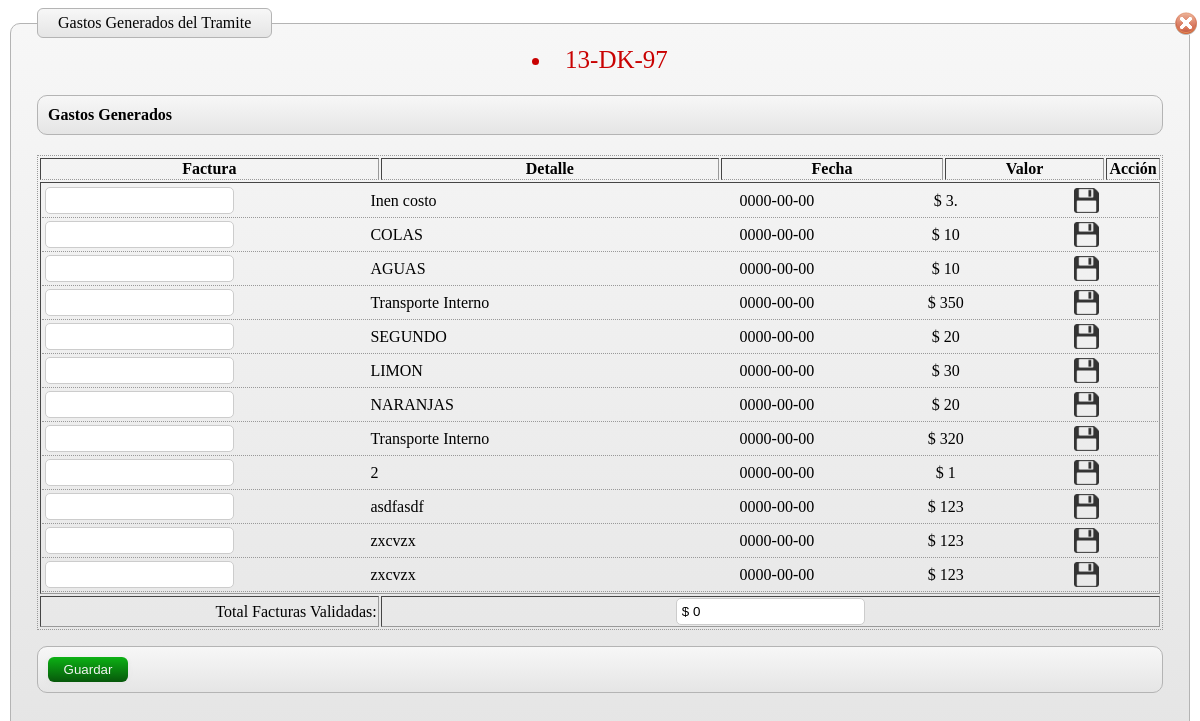
The page /includes/popup/facturas.php?codigo=13-DK-97 on the database its author committed.
### tables this page shows
CREATE TABLE IF NOT EXISTS `dnk_documento_gasto` (
  `id` int(10) unsigned NOT NULL AUTO_INCREMENT,
  `DNK_DOCUMENTO_codigo` varchar(20) NOT NULL,
  `factura` varchar(60) NOT NULL,
  `fecha` date NOT NULL,
  `descripcion` varchar(255) DEFAULT NULL,
  `valor` varchar(20) DEFAULT NULL,
  PRIMARY KEY (`id`),
  KEY `DOCUMENTO_GASTO_FKIndex1` (`DNK_DOCUMENTO_codigo`)
);

### includes/database.inc.php (called while the page is built, shortened)
<?php
class database {
	var $db = null;
	function database(){
		$this->db = new mysqli(HOST_NAME, USER_NAME, USER_PASSWD, DB_NAME);
		$this->db->query("SET NAMES 'utf8'");
		return $this->db;
	}
	function query( $query ){
		$obj = $this->db->query($query);
		return $obj;
	}
}
?>

### includes/popup/facturas.php (the view, shortened to what this page needs)
<?php
        include_once("../database.inc.php");
	$dbmysql = new database();
?>
<?php
echo formulario_gasto();
function formulario_gasto(){
    global $dbmysql;
     $codigo_doc=$_GET['codigo'];
     $codigo_proceso=$_GET['codigo_proceso'];
     $subtotal=0;
     $retval='<form id="form-1" action="?modulo=tramites&op=insertfactura" method="post">
                <fieldset>
                    <legend>Gastos Generados del Tramite</legend>
                    <div id="cerrar_ventana"><a href="javascript:void(0);" title="Cerrar" onclick="popupCssHide();"><img src="images/001_05.gif"></a></div>';
            $retval .='<div id="css_codigo" align="center">
                        <li><a><input type="hidden" id="codigo"  name="codigo" value="'.$codigo_doc.'"/>'.$codigo_doc.'</a></li>
                    </div>
                    <ol>
                    <div>
                        <label class="rotulo"><strong>Gastos Generados</strong></label>
                    </div>
                    </ol>
                    ';
                $sql="SELECT *FROM `dnk_documento_gasto` WHERE DNK_DOCUMENTO_codigo='$codigo_doc'";
                $rows1 = $dbmysql->query($sql);
        $retval .='<div class="settings">
                        <table width="100%" border="1" style="border:dotted;border-color:#999; border-width:0.5px" align="center">
                            <tr align="center" >
                              <td width="32%" style="border-bottom-style:dotted;border-bottom-width:0.5px; border-bottom-color:#999"><strong>Factura</strong></td>
                              <td width="32%" style="border-bottom-style:dotted;border-bottom-width:0.5px; border-bottom-color:#999"><strong>Detalle</strong></td>
                              <td width="21%" style="border-bottom-style:dotted;border-bottom-width:0.5px; border-bottom-color:#999"><strong>Fecha</strong></td>
                              <td width="15%" style="border-bottom-style:dotted;border-bottom-width:0.5px; border-bottom-color:#999"><strong>Valor</strong></td>
                              <td width="15%" style="border-bottom-style:dotted;border-bottom-width:0.5px; border-bottom-color:#999"><strong>Acción</strong></td>
                            </tr>
                            <tr style="font-size:12px;vertical-align: inherit;">
                                    <td colspan="5"><div id="mostrargastosgenerados">';
                    while ( $row1=$rows1->fetch_object() ){
                        $factura=$row1->factura;
                        $guardar=($factura!='')?'':'<a href="#" title="Guardar" onclick="xajax_xactualizafactura(\''.$codigo_doc.'\',document.getElementById(\'factura\').value,\''.$row1->id.'\');return false"><img src="images/save.png" width="25px"></a>';
                      $retval .='<table width="100%"  style="margin:0;padding:0;border-bottom-style:dotted;border-bottom-width:1px; border-bottom-color:#999">
                                    <tr>
                                      <td width="180"><input name="factura" id="factura" type="text" value="'.$factura.'" required/></td>
                                      <td width="180">'.$row1->descripcion.'</td>
                                      <td width="113"><div align="center">'.$row1->fecha.'</div></td>
                                      <td width="80" align="center">$ '.$row1->valor.'</td>
                                      <td width="80" align="center">'.$guardar.'</td>
                                    </tr>
                                  </table>
                                  ';
                      $subtotal=($factura!='')?$subtotal+$row1->valor:$subtotal;
                    }
          $retval .='</div><div id="mostrargastos"></div>
                                    </td>
                                  </tr>
                                  <tr>
                                    <td align="right">Total Facturas Validadas:</td>
                                    <td align="center" colspan="4"><input name="subtotal" id="subtotal" type="text" value="$ '.$subtotal.'" readonly="readonly" /></td>
                                 </tr>
                                </table></div>';
          if($codigo_proceso==''){
                $retval .='<ol class="buttons">
                            <input type="hidden" name="codigo_tramite" id="codigo_tramite" value="'.$codigo_doc.'"/>
                             <li><input type="submit" class="button" value="Guardar" /></li>
                           </ol>';
          }
          $retval .='</fieldset>
            </form>';
       return $retval;
     }
?>

### includes/popup/facturas.php (style rules this page uses)
input:not([type=checkbox]), textarea { padding: 5px; border: 1px solid #ccc; -moz-border-radius: 5px; -webkit-border-radius: 5px; }
form fieldset { padding: 26px; border: 1px solid #b4b4b4; -moz-border-radius: 10px; -webkit-border-radius: 10px; }
form legend { padding: 5px 20px 5px 20px; color: #030303; -moz-border-radius: 6px; -webkit-border-radius: 6px; border: 1px solid #b4b4b4; }
form ol { list-style: none; margin-bottom: 20px; border: 1px solid #b4b4b4; -moz-border-radius: 10px; -webkit-border-radius: 10px; padding: 10px; }
form ol, form legend, form fieldset { background-image: -moz-linear-gradient(top, #f7f7f7, #e5e5e5); background-image: -webkit-gradient(linear,left bottom,left top,color-stop(0, #e5e5e5),color-stop(1, #f7f7f7)); }
form ol.buttons { overflow: auto; }
.settings { width: 100%; list-style: none; position: relative; }
form ol.buttons li { float: left; width: 150px; }
input[type=submit] { width: 80px; color: #f3f3f3; -moz-border-radius: 6px; -webkit-border-radius: 6px; background-image: -moz-linear-gradient(top, #0cb114, #07580b); background-image: -webkit-gradient(linear,left bottom,left top,color-stop(0, #07580b),color-stop(1, #0cb114)); -webkit-box-shadow: #4b4b4b 0px 2px 5px; -moz-box-shadow: #4e4e4e 0px 2px 5px; box-shadow: #e3e3e3 0px 2px 5px; border: none; }
#css_codigo { color: #C90202; padding: 5px; margin: 5px; text-transform: uppercase; font-size: 25px; }
#cerrar_ventana { text-align: right; margin-top: -52px; margin-right: -35px; }

### rows shown on the page
dnk_documento_gasto: descripcion "Inen costo", fecha "0000-00-00", valor "3."
dnk_documento_gasto: descripcion "COLAS", fecha "0000-00-00", valor "10"
dnk_documento_gasto: descripcion "AGUAS", fecha "0000-00-00", valor "10"
dnk_documento_gasto: descripcion "Transporte Interno", fecha "0000-00-00", valor "350"
dnk_documento_gasto: descripcion "SEGUNDO", fecha "0000-00-00", valor "20"
dnk_documento_gasto: descripcion "LIMON", fecha "0000-00-00", valor "30"
dnk_documento_gasto: descripcion "NARANJAS", fecha "0000-00-00", valor "20"
dnk_documento_gasto: descripcion "Transporte Interno", fecha "0000-00-00", valor "320"
dnk_documento_gasto: descripcion "2", fecha "0000-00-00", valor "1"
dnk_documento_gasto: descripcion "asdfasdf", fecha "0000-00-00", valor "123"
dnk_documento_gasto: descripcion "zxcvzx", fecha "0000-00-00", valor "123"
dnk_documento_gasto: descripcion "zxcvzx", fecha "0000-00-00", valor "123"

### other values the page prints
$codigo_doc "13-DK-97"
